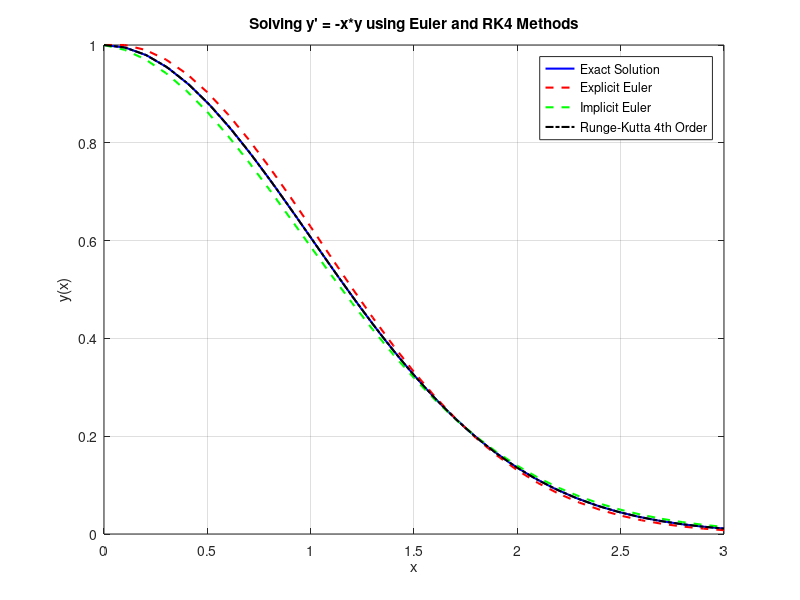

Recreate this plot in MATLAB.
%===========================================================
% Title  : Solving a Cauchy Problem Using Euler and RK4 Methods
% 
% Problem:
%   Solve the ODE y' = -x*y, y(0) = 1 over the interval [0, 3]
%   using:
%     - Exact solution
%     - Explicit Euler method
%     - Implicit Euler method
%     - Runge-Kutta method of 4th order (RK4)
% 
% Exact solution: y(x) = exp(-x^2 / 2)
%===========================================================

% Exact solution
x_exact = linspace(0, 3, 30);
y_exact = exp(-x_exact.^2 / 2);
plot(x_exact, y_exact, 'b', 'LineWidth', 1.5);
hold on;

% Step size and interval
n = 30;
h = 3 / n;
x = 0:h:3;

%-----------------------------------------------------------
% Explicit Euler Method
%-----------------------------------------------------------
Y_explicit = zeros(1, length(x));
Y_explicit(1) = 1;

for i = 2:length(x)
    Y_explicit(i) = Y_explicit(i-1) + h * (-x(i-1) * Y_explicit(i-1));
end

plot(x, Y_explicit, 'r--', 'LineWidth', 1.5);

%-----------------------------------------------------------
% Implicit Euler Method
%-----------------------------------------------------------
Y_implicit = zeros(1, length(x));
Y_implicit(1) = 1;

for i = 2:length(x)
    Y_implicit(i) = Y_implicit(i-1) / (1 + h * x(i));
end

plot(x, Y_implicit, 'g--', 'LineWidth', 1.5);

%-----------------------------------------------------------
% Runge-Kutta 4th Order Method (RK4)
%-----------------------------------------------------------
Y_rk4 = zeros(1, length(x));
Y_rk4(1) = 1;

for i = 2:length(x)
    k1 = -x(i-1) * Y_rk4(i-1);
    k2 = -(x(i-1) + h/2) * (Y_rk4(i-1) + h/2 * k1);
    k3 = -(x(i-1) + h/2) * (Y_rk4(i-1) + h/2 * k2);
    k4 = -(x(i-1) + h) * (Y_rk4(i-1) + h * k3);
    
    Y_rk4(i) = Y_rk4(i-1) + (h / 6) * (k1 + 2*k2 + 2*k3 + k4);
end

plot(x, Y_rk4, 'k-.', 'LineWidth', 1.5);

%-----------------------------------------------------------
% Graph formatting
%-----------------------------------------------------------
legend('Exact Solution', ...
       'Explicit Euler', ...
       'Implicit Euler', ...
       'Runge-Kutta 4th Order');
xlabel('x');
ylabel('y(x)');
title('Solving y'' = -x*y using Euler and RK4 Methods');
grid on;
hold off;
